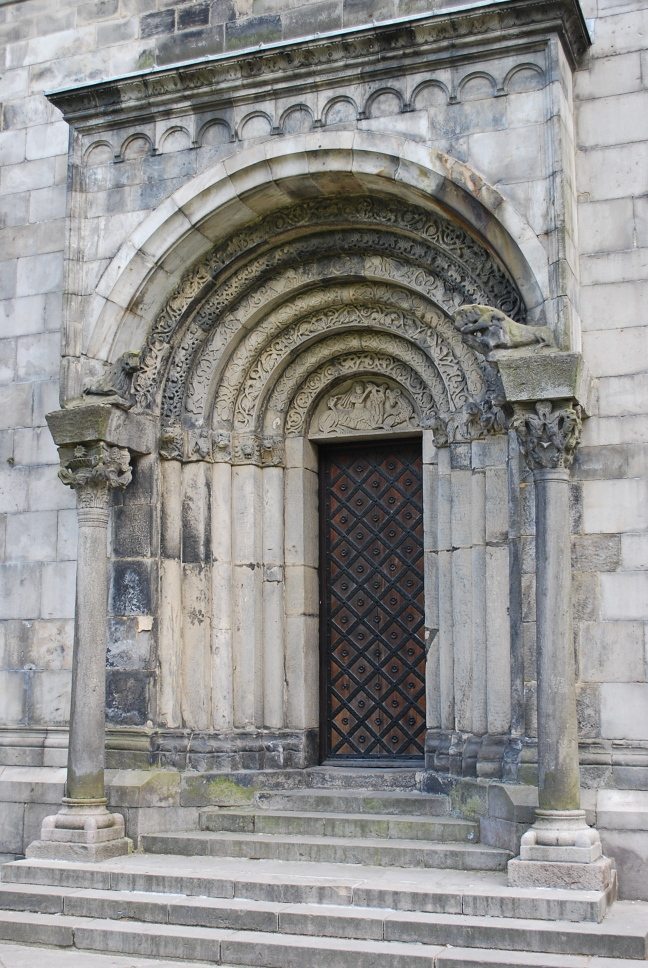
#> input picture tp4/sfm/images/door/DSC_0001.JPG, 1296 x 1936 px (shown at 1/2 size); its folder holds 4 pictures in this run
$ python sfm.py
#> lines starting #> are read from the running program, lines starting #| are printed output that depends on the picture; long printed decimals are rounded
# Structure from Motion
# Authors: Arihant Gaur and Saurabh Kemekar
# Organization: IvLabs, VNIT


import cv2
import numpy as np
import os
from scipy.optimize import least_squares
import copy
import open3d as o3d
from tqdm import tqdm
import matplotlib.pyplot as plt

# Input Camera Intrinsic Parameters
K = np.array([[2393.952166119461, -3.410605131648481e-13, 932.3821770809047], [0, 2398.118540286656, 628.2649953288065], [0, 0, 1]])

# Suppose if computationally heavy, then the images can be downsampled once. Note that downsampling is done in powers of two, that is, 1,2,4,8,...
downscale = 3
K[0,0] = K[0,0] / float(downscale)
K[1,1] = K[1,1] / float(downscale)
K[0,2] = K[0,2] / float(downscale)
K[1,2] = K[1,2] / float(downscale)

# Current Path Directory
path = os.getcwd()

# Input the directory where the images are kept. Note that the images have to be named in order for this particular implementation
#img_dir = path + '/Sample Dataset/'
img_dir = 'images/door'

# A provision for bundle adjustment is added, for the newly added points from PnP, before being saved into point cloud. Note that it is still extremely slow
bundle_adjustment = False

# A function, to downscale the image in case SfM pipeline takes time to execute.
def img_downscale(img, downscale):
	downscale = int(downscale/2)
	i = 1
	while(i <= downscale):
		img = cv2.pyrDown(img)
		i = i + 1
	return img

# A function, for triangulation, given the image pair and their corresponding projection matrices
def Triangulation(P1, P2, pts1, pts2, K, repeat):
    if not repeat:
        points1 = np.transpose(pts1)
        points2 = np.transpose(pts2)
    else:
        points1 = pts1
        points2 = pts2

    cloud = cv2.triangulatePoints(P1, P2, points1, points2)
    cloud = cloud / cloud[3]

    return points1, points2, cloud


# Pipeline for Perspective - n - Point
def PnP(X, p, K, d, p_0, initial):
    # print(X.shape, p.shape, p_0.shape)
    if initial == 1:
        X = X[:, 0, :]
        p = p.T
        p_0 = p_0.T

    ret, rvecs, t, inliers = cv2.solvePnPRansac(X, p, K, d, cv2.SOLVEPNP_ITERATIVE)
    # print(X.shape, p.shape, t, rvecs)
    R, _ = cv2.Rodrigues(rvecs)

    if inliers is not None:
        p = p[inliers[:, 0]]
        X = X[inliers[:, 0]]
        p_0 = p_0[inliers[:, 0]]

    return R, t, p, X, p_0

# Calculation for Reprojection error in main pipeline
def ReprojectionError(X, pts, Rt, K, homogenity):
    total_error = 0
    R = Rt[:3, :3]
    t = Rt[:3, 3]

    r, _ = cv2.Rodrigues(R)
    if homogenity == 1:
        X = cv2.convertPointsFromHomogeneous(X.T)

    p, _ = cv2.projectPoints(X, r, t, K, distCoeffs=None)
    p = p[:, 0, :]
    p = np.float32(p)
    pts = np.float32(pts)
    if homogenity == 1:
        total_error = cv2.norm(p, pts.T, cv2.NORM_L2)
    else:
        total_error = cv2.norm(p, pts, cv2.NORM_L2)
    pts = pts.T
    tot_error = total_error / len(p)
    #print(p[0], pts[0])

    return tot_error, X, p


# Calculation of reprojection error for bundle adjustment
# [63 lines left out: functions OptimReprojectionError, BundleAdjustment, Draw_points, not called in this run]


def to_ply(path, point_cloud, colors, densify):
    out_points = point_cloud.reshape(-1, 3) * 200
    out_colors = colors.reshape(-1, 3)
    print(out_colors.shape, out_points.shape)
    verts = np.hstack([out_points, out_colors])

    # cleaning point cloud
    mean = np.mean(verts[:, :3], axis=0)
    temp = verts[:, :3] - mean
    dist = np.sqrt(temp[:, 0] ** 2 + temp[:, 1] ** 2 + temp[:, 2] ** 2)
    #print(dist.shape, np.mean(dist))
    indx = np.where(dist < np.mean(dist) + 300)
    verts = verts[indx]
    #print( verts.shape)
    ply_header = '''ply
		format ascii 1.0
		element vertex %(vert_num)d
		property float x
		property float y
		property float z
		property uchar blue
		property uchar green
		property uchar red
		end_header
		'''
    if not densify:
        with open(path + '/Point_Cloud/sparse.ply', 'w') as f:
            f.write(ply_header % dict(vert_num=len(verts)))
            np.savetxt(f, verts, '%f %f %f %d %d %d')
    else:
        with open(path + '/Point_Cloud/dense.ply', 'w') as f:
            f.write(ply_header % dict(vert_num=len(verts)))
            np.savetxt(f, verts, '%f %f %f %d %d %d')

# Camera pose registration. This is quite useful in visualizing the pose for each camera, along with the point cloud. It is currently disabled. Will be fixed later.
# [9 lines left out: function camera_orientation, not called in this run]


def common_points(pts1, pts2, pts3):
    '''Here pts1 represent the points image 2 find during 1-2 matching
    and pts2 is the points in image 2 find during matching of 2-3 '''
    indx1 = []
    indx2 = []
    for i in range(pts1.shape[0]):
        a = np.where(pts2 == pts1[i, :])
        if a[0].size == 0:
            pass
        else:
            indx1.append(i)
            indx2.append(a[0][0])

    '''temp_array1 and temp_array2 will which are not common '''
    temp_array1 = np.ma.array(pts2, mask=False)
    temp_array1.mask[indx2] = True
    temp_array1 = temp_array1.compressed()
    temp_array1 = temp_array1.reshape(int(temp_array1.shape[0] / 2), 2)

    temp_array2 = np.ma.array(pts3, mask=False)
    temp_array2.mask[indx2] = True
    temp_array2 = temp_array2.compressed()
    temp_array2 = temp_array2.reshape(int(temp_array2.shape[0] / 2), 2)
    print("Shape New Array", temp_array1.shape, temp_array2.shape)
    return np.array(indx1), np.array(indx2), temp_array1, temp_array2

# Feature detection for two images, followed by feature matching
def find_features(img0, img1):
    img0gray = cv2.cvtColor(img0, cv2.COLOR_BGR2GRAY)
    img1gray = cv2.cvtColor(img1, cv2.COLOR_BGR2GRAY)

    sift = cv2.xfeatures2d.SIFT_create()
    kp0, des0 = sift.detectAndCompute(img0gray, None)

    #lk_params = dict(winSize  = (15,15), maxLevel = 2, criteria = (cv2.TERM_CRITERIA_EPS | cv2.TERM_CRITERIA_COUNT, 10, 0.03))


    kp1, des1 = sift.detectAndCompute(img1gray, None)
    # [5 lines of commented-out code are left out]

    bf = cv2.BFMatcher()
    matches = bf.knnMatch(des0, des1, k=2)

    good = []
    for m, n in matches:
        if m.distance < 0.70 * n.distance:
            good.append(m)

    pts0 = np.float32([kp0[m.queryIdx].pt for m in good])
    pts1 = np.float32([kp1[m.trainIdx].pt for m in good])

    return pts0, pts1


cv2.namedWindow('image', cv2.WINDOW_NORMAL)

posearr = K.ravel()
R_t_0 = np.array([[1, 0, 0, 0], [0, 1, 0, 0], [0, 0, 1, 0]])
R_t_1 = np.empty((3, 4))

P1 = np.matmul(K, R_t_0)
Pref = P1
P2 = np.empty((3, 4))

Xtot = np.zeros((1, 3))
colorstot = np.zeros((1, 3))


img_list = sorted(os.listdir(img_dir))
images = []
for img in img_list:
    if '.jpg' in img.lower() or '.png' in img.lower():
        images = images + [img]
i = 0
mesh = o3d.geometry.TriangleMesh.create_coordinate_frame()


densify = False  # Added in case we will merge densification step in this code. Mostly it will be considered separately, though still added here.

# Setting the Reference two frames
img0 = img_downscale(cv2.imread(img_dir + '/' + images[i]), downscale)
#> in img_downscale, `downscale = int(downscale/2)`: downscale = 1
#> the loop in img_downscale, `while(i <= downscale):` made 1 pass
#> i on pass 1: 2
#> pass 1, in img_downscale, `img = cv2.pyrDown(img)`:
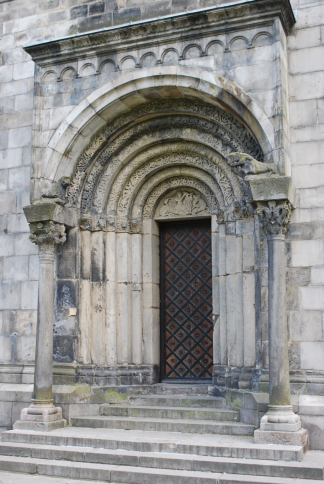
#> img: shape (968, 648, 3) (shown at 1/2 size); mean of channels 0, 1, 2 142, 143.3, 143.7; drawn as B, G, R
#> after the loop in img_downscale, `while(i <= downscale):`: i = 2
img1 = img_downscale(cv2.imread(img_dir + '/' + images[i + 1]), downscale)
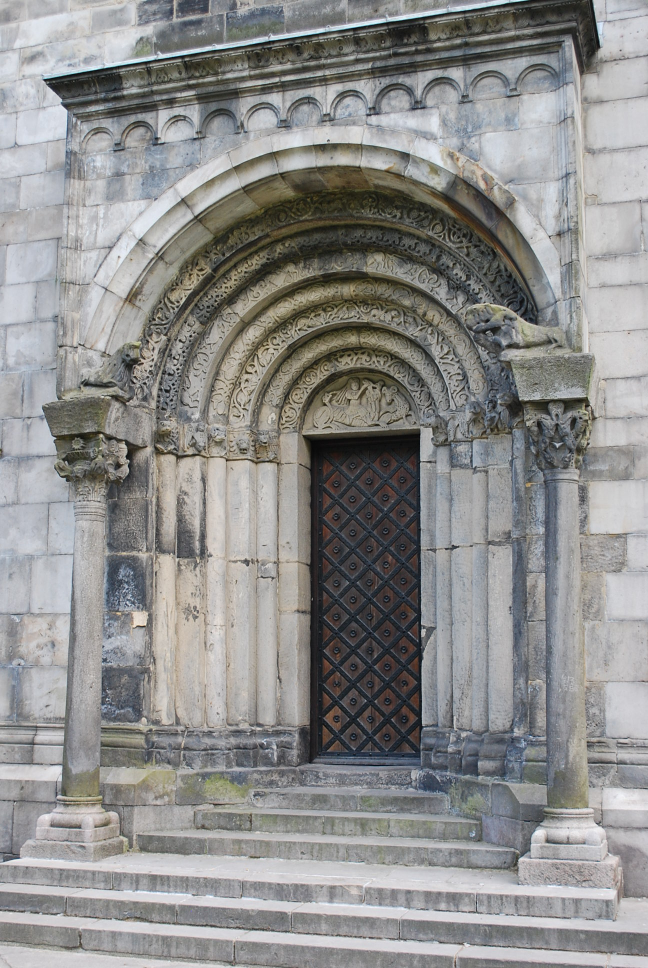
#> input picture tp4/sfm/images/door/DSC_0002.JPG, 1296 x 1936 px (shown at 1/2 size)
#> the loop in img_downscale (call 2), `while(i <= downscale):` made 1 pass
#> pass 1, in img_downscale (call 2), `img = cv2.pyrDown(img)`:
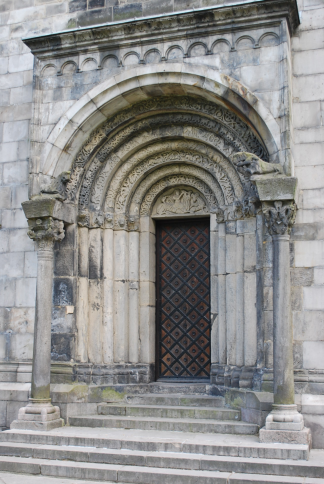
#> img: shape (968, 648, 3) (shown at 1/2 size); mean of channels 0, 1, 2 140.1, 141.2, 141.5; drawn as B, G, R

pts0, pts1 = find_features(img0, img1)
#> in find_features, `img0gray = cv2.cvtColor(img0, cv2.COLOR_BGR2GRAY)`:
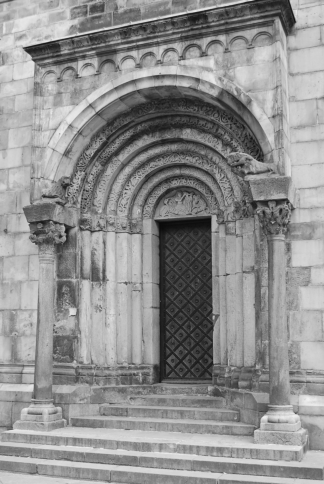
#> img0gray: shape (968, 648) (shown at 1/2 size); min 8, max 244, mean 143.2
#> in find_features, `img1gray = cv2.cvtColor(img1, cv2.COLOR_BGR2GRAY)`:
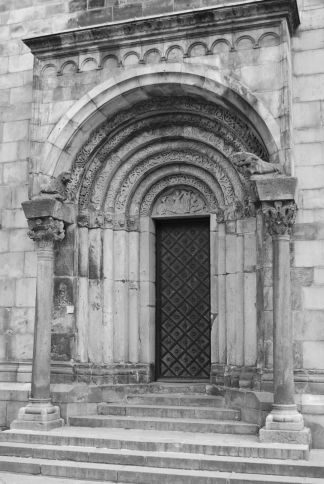
#> img1gray: shape (968, 648) (shown at 1/2 size); min 9, max 242, mean 141.2
#> in find_features, `kp0, des0 = sift.detectAndCompute(img0gray, None)`: kp0 = 5894 keypoints; strongest (x, y, size): (59, 99, 12.8), (47, 96, 2.2), (591, 826, 2.1), (211, 57, 4)
#> in find_features, `kp1, des1 = sift.detectAndCompute(img1gray, None)`: kp1 = 5959 keypoints; strongest (x, y, size): (59, 84, 13.2), (423, 633, 3.7), (145, 384, 2), (273, 38, 4.1)
#> in find_features, `matches = bf.knnMatch(des0, des1, k=2)`: matches = 5894 matches
#> after the loop in find_features, `for m, n in matches:`: good = 3766 matches
#> in find_features, `pts0 = np.float32([kp0[m.queryIdx].pt for m in good])`: pts0 = 3766 pairs, first value 7.46 to 635.2, second value 5.59 to 963.9
#> in find_features, `pts1 = np.float32([kp1[m.trainIdx].pt for m in good])`: pts1 = 3766 pairs, first value 5.99 to 642.6, second value 3.9 to 964.3

# Finding essential matrix
E, mask = cv2.findEssentialMat(pts0, pts1, K, method=cv2.RANSAC, prob=0.999, threshold=0.4, mask=None)
#> E = [[0.00132, 0.0996, -0.0401], [-0.129, 0.00098, -0.694], [0.0605, 0.697, -0.00453]]; mask = 3766 values, max 1 at index 5, min 0 at index 0, mean 0.924
pts0 = pts0[mask.ravel() == 1]
#> pts0 = 3480 pairs, first value 17.29 to 635.2, second value 5.59 to 947.7
pts1 = pts1[mask.ravel() == 1]
#> pts1 = 3480 pairs, first value 5.99 to 642.6, second value 5.99 to 946.5
# The pose obtained is for second image with respect to first image
_, R, t, mask = cv2.recoverPose(E, pts0, pts1, K)  # |finding the pose
#> R = [[0.999, -0.03, -0.0416], [0.0298, 1, -0.00412], [0.0417, 0.00287, 0.999]]; t = [0.988, -0.0562, -0.141]; mask = 3480 values from 255 to 255
pts0 = pts0[mask.ravel() > 0]
pts1 = pts1[mask.ravel() > 0]
R_t_1[:3, :3] = np.matmul(R, R_t_0[:3, :3])
R_t_1[:3, 3] = R_t_0[:3, 3] + np.matmul(R_t_0[:3, :3], t.ravel())

P2 = np.matmul(K, R_t_1)

# Triangulation is done for the first image pair. The poses will be set as reference, that will be used for increemental SfM
pts0, pts1, points_3d = Triangulation(P1, P2, pts0, pts1, K, repeat=False)
# Backtracking the 3D points onto the image and calculating the reprojection error. Ideally it should be less than one.
# If found to be the culprit for an incorrect point cloud, enable Bundle Adjustment
error, points_3d, repro_pts = ReprojectionError(points_3d, pts1, R_t_1, K, homogenity = 1)
#> in ReprojectionError, `p = p[:, 0, :]`: p = 3480 pairs, first value 5.99 to 642.6, second value 6.07 to 946.7
#> in ReprojectionError, `total_error = cv2.norm(p, pts.T, cv2.NORM_L2)`: total_error = 6.39
#> in ReprojectionError, `pts = pts.T`: pts has the same summary as pts1 outside ReprojectionError
#> in ReprojectionError, `tot_error = total_error / len(p)`: tot_error = 0.00184
#> error = 0.00184; repro_pts has the same summary as p in ReprojectionError
print("REPROJECTION ERROR: ", error)
#| REPROJECTION ERROR:  0.001837
Rot, trans, pts1, points_3d, pts0t = PnP(points_3d, pts1, K, np.zeros((5, 1), dtype=np.float32), pts0, initial=1)
#> in PnP, `p = p.T`: p has the same summary as pts1 outside PnP
#> in PnP, `p_0 = p_0.T`: p_0 has the same summary as pts0 outside PnP
#> in PnP, `ret, rvecs, t, inliers = cv2.solvePnPRansac(X, p, K, d, cv2.SOLVEPNP_I..`: ret = True; rvecs = [0.00367, -0.0417, 0.0299]; t = [0.988, -0.0534, -0.142]; inliers = 3480 values from 0 to 3479
#> in PnP, `R, _ = cv2.Rodrigues(rvecs)`: R = [[0.999, -0.0299, -0.0416], [0.0298, 1, -0.00429], [0.0417, 0.00305, 0.999]]
#> Rot has the same summary as R in PnP; trans = [0.988, -0.0534, -0.142]; pts0t has the same summary as pts0
#Xtot = np.vstack((Xtot, points_3d))

R = np.eye(3)
t = np.array([[0], [0], [0]], dtype=np.float32)

# Here, the total images to be take into consideration can be varied. Ideally, the whole set can be used, or a part of it. For whole lot: use tot_imgs = len(images) - 2
tot_imgs = len(images) - 2

posearr = np.hstack((posearr, P1.ravel()))
posearr = np.hstack((posearr, P2.ravel()))

gtol_thresh = 0.5
#camera_orientation(path, mesh, R_t_0, 0)
#camera_orientation(path, mesh, R_t_1, 1)

for i in tqdm(range(tot_imgs)):
    # Acquire new image to be added to the pipeline and acquire matches with image pair
    img2 = img_downscale(cv2.imread(img_dir + '/' + images[i + 2]), downscale)
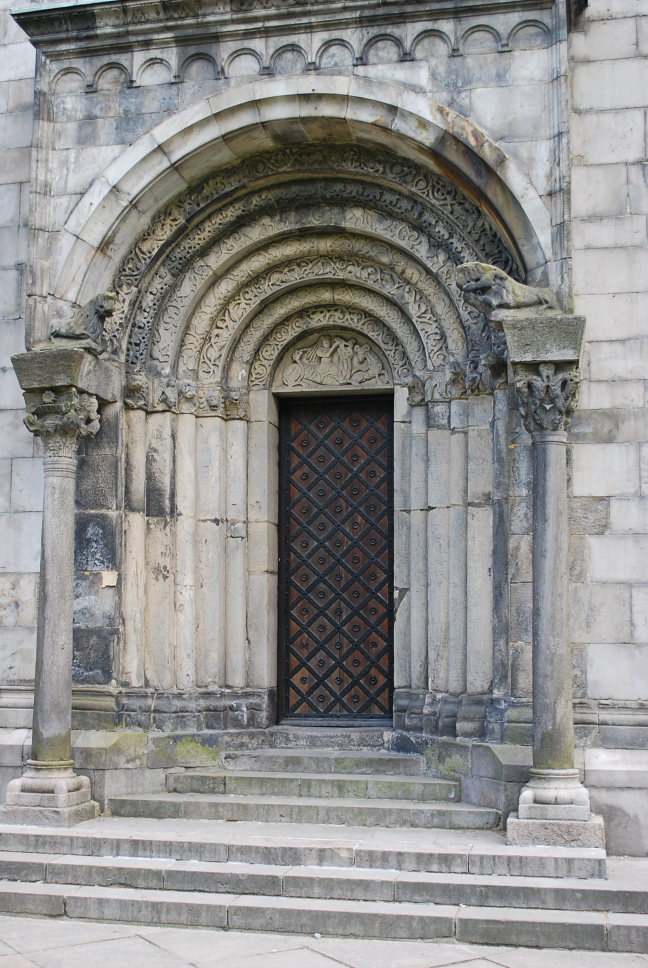
#> input picture tp4/sfm/images/door/DSC_0003.JPG, 1296 x 1936 px (shown at 1/2 size)
#> (the rest of the program and of its run is left out)
